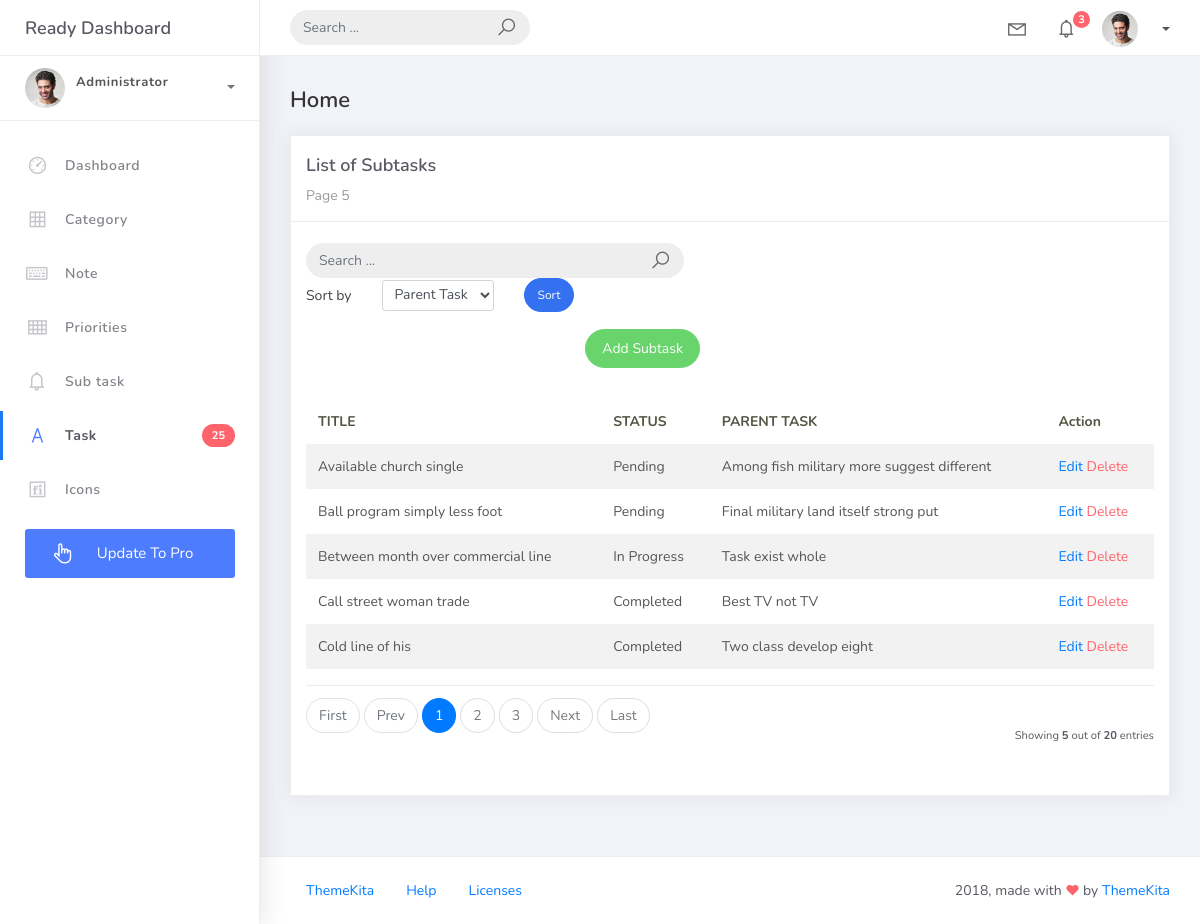
Screenshot of /subtask_list with the database file from the repository.
### hangapp/models.py (models this page shows, shortened)
class BaseModel(models.Model):
    created_at = models.DateTimeField(auto_now_add=True)
    updated_at = models.DateTimeField(auto_now=True)
    class Meta:
        abstract = True

class SubTask(BaseModel):
    STATUS_CHOICES = [
        ("Pending", "Pending"),
        ("In Progress", "In Progress"),
        ("Completed", "Completed"),
    ]
    title = models.CharField(max_length=355)
    status = models.CharField(max_length=100, choices=STATUS_CHOICES, default="Pending")
    task = models.ForeignKey(Task, related_name='subtasks', on_delete=models.CASCADE)

class Task(BaseModel):
    STATUS_CHOICES = [
        ("Pending", "Pending"),
        ("In Progress", "In Progress"),
        ("Completed", "Completed"),
    ]
    title = models.CharField(max_length=255)
    description = models.TextField()
    status = models.CharField(max_length=50, choices=STATUS_CHOICES, default="Pending")
    deadline = models.DateTimeField()
    priority = models.ForeignKey(Priority, on_delete=models.CASCADE)
    category = models.ForeignKey(Category, on_delete=models.CASCADE)
    def __str__(self):
        return self.title

### hangapp/views.py (the view)
# urls.py: path('subtask_list', SubtaskList.as_view(), name='subtask-list'),
class SubtaskList(ListView):
    model = SubTask
    context_object_name = 'subtask'
    template_name = 'subtask_list.html'
    paginate_by = 5
    def get_queryset(self):
        qs = super().get_queryset()
        query = self.request.GET.get('q')
        if query:
            qs = qs.filter(
                Q(task__title__icontains=query) |
                Q(title__icontains=query) |
                Q(status__icontains=query)
                )
        return qs
    def get_ordering(self):
        allowed = ["task","title", "status",]
        sort_by = self.request.GET.get("sort_by")
        if sort_by in allowed:
            return sort_by
        return "title"

### templates/subtask_list.html (shortened to what this page needs)
{% extends 'base.html' %} {% load static %} {% block content %}
<div class="content">
  <div class="container-fluid">
    <h4 class="page-title">Home</h4>
    <div class="row">
      <div class="col-md-12">
        <div class="card">
          <div class="card-header">
            <div class="card-title">List of Subtasks</div>
            <div class="card-category">Page 5</div>
          </div>
          <br />
          <div class="col-md-12 row">
            <div class="col-md-6">
              <form class="navbar-left navbar-form nav-search mr-md-3" action="" method="get">
                <div class="input-group">
                  <input type="text" placeholder="Search ..." class="form-control" name="q" value="{{ request.GET.q }}" />
                  <div class="input-group-append">
                    <span class="input-group-text">
                      <i class="la la-search search-icon"></i>
                    </span>
                  </div>
                </div>
              </form>
            </div>
            <div class="col-md-12 mb-3 ms-4">
              <form method="get" class="row g-2 align-items-center">
                <div class="col-auto">
                  <label for="smallSelect" class="col-form-label">Sort by</label>
                </div>
                <div class="col-auto">
                  <select class="form-control form-control-sm" id="smallSelect" name="sort_by">
                    <option value="task" {% if request.GET.sort_by == "task" %}selected{% endif %}>
                      Parent Task
                    </option>
                  </select>
                </div>
                <div class="col-auto">
                  <button type="submit" class="btn btn-primary btn-sm btn-rounded">Sort</button>
                </div>
              </form>
            </div>
            <div class="col-md-6">
              <div class="pull-right">
                <a href="{% url 'subtask-add' %}" class="btn btn-success btn-rounded">Add Subtask</a>
              </div>
            </div>
          </div>
          <div class="card-body">
            <table class="table table-striped mt-3">
              <thead>
                <tr>
                  <th scope="col">TITLE</th>
                  <th scope="col">STATUS</th>
                  <th scope="col">PARENT TASK</th>
                  <th scope="col">Action</th>
                </tr>
              </thead>
              <tbody>
                {% for object in object_list %}
                <tr>
                  <td>{{ object.title }}</td>
                  <td>{{ object.status }}</td>
                  <td>{{ object.task }}</td>
                  <td>
                    <a href="subtask_list/{{ object.id }}">Edit</a>
                    <a href="subtask_list/{{ object.id }}/delete" class="text-danger">Delete</a>
                  </td>
                </tr>
                {% endfor %}
              </tbody>
            </table>
            {% include 'includes/pagination.html' %}
          </div>
        </div>
      </div>
    </div>
  </div>
</div>
{% endblock %}

### rows the page displays
SubTask: title "Available church single", status "Pending", task "Among fish military more suggest different"
SubTask: title "Ball program simply less foot", status "Pending", task "Final military land itself strong put"
SubTask: title "Between month over commercial line", status "In Progress", task "Task exist whole"
SubTask: title "Call street woman trade", status "Completed", task "Best TV not TV"
SubTask: title "Cold line of his", status "Completed", task "Two class develop eight"

### other values shown
{{ page_num }} "1"
{{ page_num }} "2" "3"
{{ object_list.count }} "5"
{{ paginator.count }} "20"
